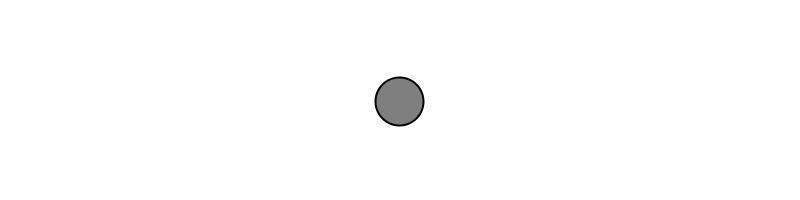
Frame 1 (no input)
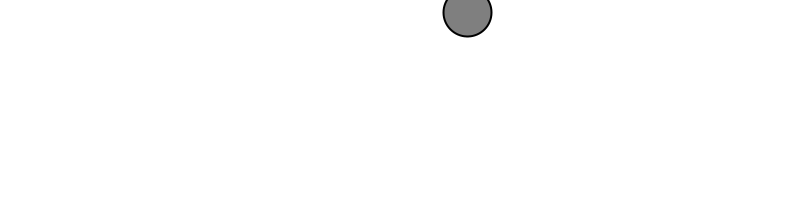
Frame 60 (the mouse pressed at the canvas centre just before this capture)
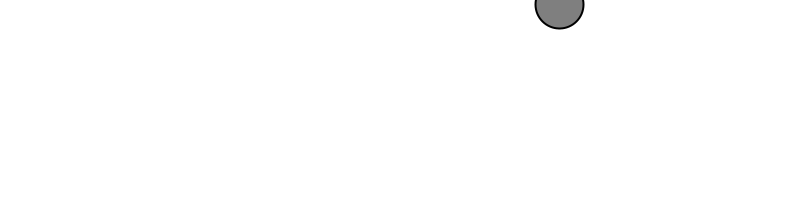
Frame 120 (the mouse held since frame 60 and released just before this capture)

The Processing sketch that drew these frames (run headless with seeded random() and noise(); from frame 60 on, the mouse is pressed at the canvas centre):

// Processing sketch: NOC_1_9_motion101_acceleration
// ── NOC_1_9_motion101_acceleration.pde
// The Nature of Code
// Daniel Shiffman
// http://natureofcode.com

Mover mover;

void setup() {
  size(800,200);
  smooth();
  mover = new Mover(); 
}

void draw() {
  background(255);
  mover.update();
  mover.checkEdges();
  mover.display(); 
}


// ── Mover.pde
class Mover {

  PVector location;
  PVector velocity;
  PVector acceleration;
  float topspeed;

  Mover() {
    location = new PVector(width/2, height/2);
    velocity = new PVector(0, 0);
    topspeed = 6;
  }

  void update() {

    acceleration = PVector.random2D();
    acceleration.mult(random(2));

    velocity.add(acceleration);
    velocity.limit(topspeed);
    location.add(velocity);
  }

  void display() {
    stroke(0);
    strokeWeight(2);
    fill(127);
    ellipse(location.x, location.y, 48, 48);
  }

  void checkEdges() {

    if (location.x > width) {
      location.x = 0;
    } 
    else if (location.x < 0) {
      location.x = width;
    }

    if (location.y > height) {
      location.y = 0;
    } 
    else if (location.y < 0) {
      location.y = height;
    }
  }
}
